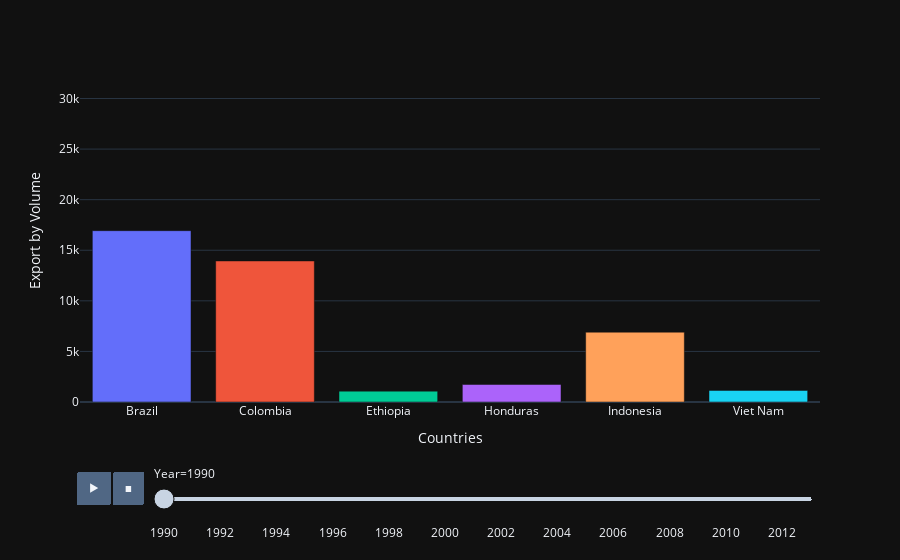

Here is the notebook cell this chart was saved with:
### Code cell
df = pd.read_csv('exports-calendar-year.csv')

# Filtra il DataFrame per includere
# solo i paesi selezionati
selected_countries = ['Brazil', 'Viet Nam', 'Colombia', 'Indonesia', 'Ethiopia', 'Honduras']
df.rename(columns={"exports":"Countries"}, inplace=True)
df = df[df['Countries'].isin(selected_countries)]

# Trasforma il DataFrame in formato lungo
df_long = df.melt(id_vars='Countries', var_name='Year', value_name='Export by Volume')
df_long['Year'] = df_long['Year'].astype(int)

# Filtra per includere solo i dati fino al 2013
df_long = df_long[df_long['Year'] <= 2013]

# Crea il grafico a barre animato
fig = px.bar(df_long, x='Countries', y='Export by Volume', color='Countries',
             animation_frame='Year', range_y=[0, df_long['Export by Volume'].max()])

fig.update_layout(showlegend=False)

# Mostra il grafico
fig.show()
fig.write_html("first_graph.html")

### Figure 1 — Plotly figure (JSON) as saved in the notebook; plotly's stock layout.template omitted (floating-point values rounded to 4 significant figures)
{"data": [{"alignmentgroup": "True", "hovertemplate": "Countries=%{x}<br>Year=1990<br>Export by Volume=%{y}<extra></extra>", "legendgroup": "Brazil", "marker": {"color": "#636efa", "pattern": {"shape": ""}}, "name": "Brazil", "offsetgroup": "Brazil", "orientation": "v", "showlegend": true, "textposition": "auto", "x": ["Brazil"], "xaxis": "x", "y": [16940.0], "yaxis": "y", "type": "bar"}, {"alignmentgroup": "True", "hovertemplate": "Countries=%{x}<br>Year=1990<br>Export by Volume=%{y}<extra></extra>", "legendgroup": "Colombia", "marker": {"color": "#EF553B", "pattern": {"shape": ""}}, "name": "Colombia", "offsetgroup": "Colombia", "orientation": "v", "showlegend": true, "textposition": "auto", "x": ["Colombia"], "xaxis": "x", "y": [13940.0], "yaxis": "y", "type": "bar"}, {"alignmentgroup": "True", "hovertemplate": "Countries=%{x}<br>Year=1990<br>Export by Volume=%{y}<extra></extra>", "legendgroup": "Ethiopia", "marker": {"color": "#00cc96", "pattern": {"shape": ""}}, "name": "Ethiopia", "offsetgroup": "Ethiopia", "orientation": "v", "showlegend": true, "textposition": "auto", "x": ["Ethiopia"], "xaxis": "x", "y": [1074.0], "yaxis": "y", "type": "bar"}, {"alignmentgroup": "True", "hovertemplate": "Countries=%{x}<br>Year=1990<br>Export by Volume=%{y}<extra></extra>", "legendgroup": "Honduras", "marker": {"color": "#ab63fa", "pattern": {"shape": ""}}, "name": "Honduras", "offsetgroup": "Honduras", "orientation": "v", "showlegend": true, "textposition": "auto", "x": ["Honduras"], "xaxis": "x", "y": [1735.0], "yaxis": "y", "type": "bar"}, {"alignmentgroup": "True", "hovertemplate": "Countries=%{x}<br>Year=1990<br>Export by Volume=%{y}<extra></extra>", "legendgroup": "Indonesia", "marker": {"color": "#FFA15A", "pattern": {"shape": ""}}, "name": "Indonesia", "offsetgroup": "Indonesia", "orientation": "v", "showlegend": true, "textposition": "auto", "x": ["Indonesia"], "xaxis": "x", "y": [6903.0], "yaxis": "y", "type": "bar"}, {"alignmentgroup": "True", "hovertemplate": "Countries=%{x}<br>Year=1990<br>Export by Volume=%{y}<extra></extra>", "legendgroup": "Viet Nam", "marker": {"color": "#19d3f3", "pattern": {"shape": ""}}, "name": "Viet Nam", "offsetgroup": "Viet Nam", "orientation": "v", "showlegend": true, "textposition": "auto", "x": ["Viet Nam"], "xaxis": "x", "y": [1145.0], "yaxis": "y", "type": "bar"}], "layout": {"xaxis": {"anchor": "y", "domain": [0.0, 1.0], "title": {"text": "Countries"}, "categoryorder": "array", "categoryarray": ["Brazil", "Colombia", "Ethiopia", "Honduras", "Indonesia", "Viet Nam"]}, "yaxis": {"anchor": "x", "domain": [0.0, 1.0], "title": {"text": "Export by Volume"}, "range": [0, 33810.0]}, "legend": {"title": {"text": "Countries"}, "tracegroupgap": 0}, "margin": {"t": 60}, "barmode": "relative", "updatemenus": [{"buttons": [{"args": [null, {"frame": {"duration": 500, "redraw": true}, "mode": "immediate", "fromcurrent": true, "transition": {"duration": 500, "easing": "linear"}}], "label": "&#9654;", "method": "animate"}, {"args": [[null], {"frame": {"duration": 0, "redraw": true}, "mode": "immediate", "fromcurrent": true, "transition": {"duration": 0, "easing": "linear"}}], "label": "&#9724;", "method": "animate"}], "direction": "left", "pad": {"r": 10, "t": 70}, "showactive": false, "type": "buttons", "x": 0.1, "xanchor": "right", "y": 0, "yanchor": "top"}], "sliders": [{"active": 0, "currentvalue": {"prefix": "Year="}, "len": 0.9, "pad": {"b": 10, "t": 60}, "steps": [{"args": [["1990"], {"frame": {"duration": 0, "redraw": true}, "mode": "immediate", "fromcurrent": true, "transition": {"duration": 0, "easing": "linear"}}], "label": "1990", "method": "animate"}, {"args": [["1991"], {"frame": {"duration": 0, "redraw": true}, "mode": "immediate", "fromcurrent": true, "transition": {"duration": 0, "easing": "linear"}}], "label": "1991", "method": "animate"}, {"args": [["1992"], {"frame": {"duration": 0, "redraw": true}, "mode": "immediate", "fromcurrent": true, "transition": {"duration": 0, "easing": "linear"}}], "label": "1992", "method": "animate"}, {"args": [["1993"], {"frame": {"duration": 0, "redraw": true}, "mode": "immediate", "fromcurrent": true, "transition": {"duration": 0, "easing": "linear"}}], "label": "1993", "method": "animate"}, {"args": [["1994"], {"frame": {"duration": 0, "redraw": true}, "mode": "immediate", "fromcurrent": true, "transition": {"duration": 0, "easing": "linear"}}], "label": "1994", "method": "animate"}, {"args": [["1995"], {"frame": {"duration": 0, "redraw": true}, "mode": "immediate", "fromcurrent": true, "transition": {"duration": 0, "easing": "linear"}}], "label": "1995", "method": "animate"}, {"args": [["1996"], {"frame": {"duration": 0, "redraw": true}, "mode": "immediate", "fromcurrent": true, "transition": {"duration": 0, "easing": "linear"}}], "label": "1996", "method": "animate"}, {"args": [["1997"], {"frame": {"duration": 0, "redraw": true}, "mode": "immediate", "fromcurrent": true, "transition": {"duration": 0, "easing": "linear"}}], "label": "1997", "method": "animate"}, {"args": [["1998"], {"frame": {"duration": 0, "redraw": true}, "mode": "immediate", "fromcurrent": true, "transition": {"duration": 0, "easing": "linear"}}], "label": "1998", "method": "animate"}, {"args": [["1999"], {"frame": {"duration": 0, "redraw": true}, "mode": "immediate", "fromcurrent": true, "transition": {"duration": 0, "easing": "linear"}}], "label": "1999", "method": "animate"}, {"args": [["2000"], {"frame": {"duration": 0, "redraw": true}, "mode": "immediate", "fromcurrent": true, "transition": {"duration": 0, "easing": "linear"}}], "label": "2000", "method": "animate"}, {"args": [["2001"], {"frame": {"duration": 0, "redraw": true}, "mode": "immediate", "fromcurrent": true, "transition": {"duration": 0, "easing": "linear"}}], "label": "2001", "method": "animate"}, {"args": [["2002"], {"frame": {"duration": 0, "redraw": true}, "mode": "immediate", "fromcurrent": true, "transition": {"duration": 0, "easing": "linear"}}], "label": "2002", "method": "animate"}, {"args": [["2003"], {"frame": {"duration": 0, "redraw": true}, "mode": "immediate", "fromcurrent": true, "transition": {"duration": 0, "easing": "linear"}}], "label": "2003", "method": "animate"}, {"args": [["2004"], {"frame": {"duration": 0, "redraw": true}, "mode": "immediate", "fromcurrent": true, "transition": {"duration": 0, "easing": "linear"}}], "label": "2004", "method": "animate"}, {"args": [["2005"], {"frame": {"duration": 0, "redraw": true}, "mode": "immediate", "fromcurrent": true, "transition": {"duration": 0, "easing": "linear"}}], "label": "2005", "method": "animate"}, {"args": [["2006"], {"frame": {"duration": 0, "redraw": true}, "mode": "immediate", "fromcurrent": true, "transition": {"duration": 0, "easing": "linear"}}], "label": "2006", "method": "animate"}, {"args": [["2007"], {"frame": {"duration": 0, "redraw": true}, "mode": "immediate", "fromcurrent": true, "transition": {"duration": 0, "easing": "linear"}}], "label": "2007", "method": "animate"}, {"args": [["2008"], {"frame": {"duration": 0, "redraw": true}, "mode": "immediate", "fromcurrent": true, "transition": {"duration": 0, "easing": "linear"}}], "label": "2008", "method": "animate"}, {"args": [["2009"], {"frame": {"duration": 0, "redraw": true}, "mode": "immediate", "fromcurrent": true, "transition": {"duration": 0, "easing": "linear"}}], "label": "2009", "method": "animate"}, {"args": [["2010"], {"frame": {"duration": 0, "redraw": true}, "mode": "immediate", "fromcurrent": true, "transition": {"duration": 0, "easing": "linear"}}], "label": "2010", "method": "animate"}, {"args": [["2011"], {"frame": {"duration": 0, "redraw": true}, "mode": "immediate", "fromcurrent": true, "transition": {"duration": 0, "easing": "linear"}}], "label": "2011", "method": "animate"}, {"args": [["2012"], {"frame": {"duration": 0, "redraw": true}, "mode": "immediate", "fromcurrent": true, "transition": {"duration": 0, "easing": "linear"}}], "label": "2012", "method": "animate"}, {"args": [["2013"], {"frame": {"duration": 0, "redraw": true}, "mode": "immediate", "fromcurrent": true, "transition": {"duration": 0, "easing": "linear"}}], "label": "2013", "method": "animate"}], "x": 0.1, "xanchor": "left", "y": 0, "yanchor": "top"}], "showlegend": false}}
